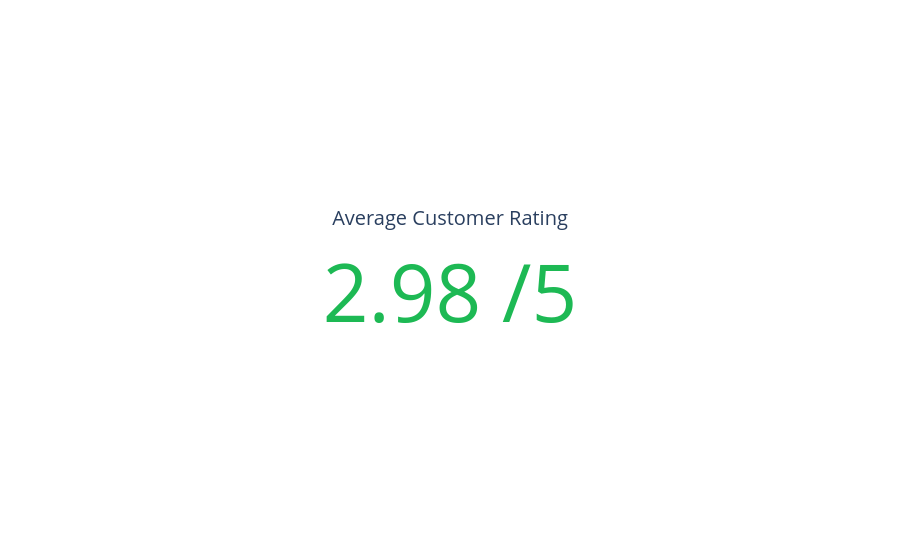

Notebook code cell kept with this figure:
### Code cell
Kpi_5 = go.Figure(go.Indicator(
    mode="number",
    value=avg_rating,
    title={"text": "Average Customer Rating"},
    number={
        "valueformat": ".2f",
        "suffix": " /5",          
        "font": {"color": "#1DB954"}
    }
))

Kpi_5.show()

### Figure 1 — Plotly figure (JSON) as saved in the notebook; plotly's stock layout.template omitted (floating-point values rounded to 4 significant figures)
{"data": [{"mode": "number", "number": {"font": {"color": "#1DB954"}, "suffix": " /5", "valueformat": ".2f"}, "title": {"text": "Average Customer Rating"}, "type": "indicator", "value": 2.98}], "layout": {}}
